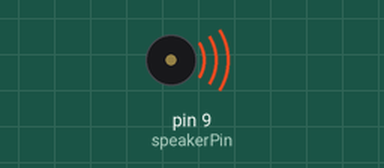
The sketch below on a simulated Arduino Uno, built with avr-gcc and run on an emulated ATmega328P. On the bench: buzzer (waves = sounding).

Above: at 0.2 s.
At 4.95 s:
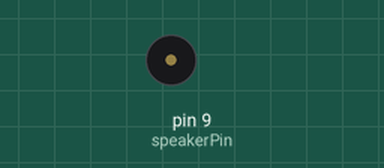
Timing chart, 0 to 5.3 s (numbered marks = the images above):
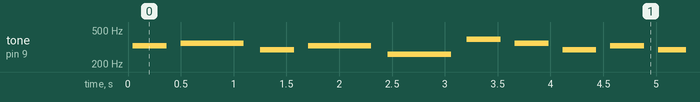

Measured:
- by itself, tone on pin 9 (speakerPin): plays 328 Hz for 0.32 s, 348 Hz for 0.60 s, 293 Hz for 0.32 s, 328 Hz for 0.60 s, 260 Hz for 0.60 s, 391 Hz for 0.32 s … (176 notes in this stretch)

The sketch:

Circ-06_Piezo.ino
```cpp
int speakerPin = 9;
int length = 12;
char notes[] = "efdecgfdedc ";
int beats[] = { 1, 2, 1, 2, 2, 1, 1, 1, 1, 2, 3, 4};
int tempo = 300;

void playTone(int tone, int duration) {
  for (long i = 0; i < duration * 1000L; i += tone * 2) {
    digitalWrite(speakerPin, HIGH);
    delayMicroseconds(tone);
    digitalWrite(speakerPin, LOW);
    delayMicroseconds(tone);
  }//end of for loop
}//end of playTone

void playNote(char note, int duration) {
  char names[] = { 'c', 'd', 'e', 'f', 'g', 'a', 'b' };
  int tones[] = {1915, 1700, 1519, 1432, 1275, 1136, 1014};
  for (int i = 0; i < 7; i++) {
    if (names[i] == note) {
      playTone(tones[i], duration);
    }//end of if
  }//end of for
}//end of playNote

void setup() {
  // put your setup code here, to run once:
  pinMode(speakerPin, OUTPUT);
}//end of setup

void loop() {
  // put your main code here, to run repeatedly:
  for (int i = 0; i < length; i++) {
    if (notes[i] == ' ') {
      delay(beats[i] * tempo);
    } else {
      playNote(notes[i], beats[i] * tempo);
    }//end of if
    delay (tempo / 2);
  }//end of for loop
}//end of void loop
```
